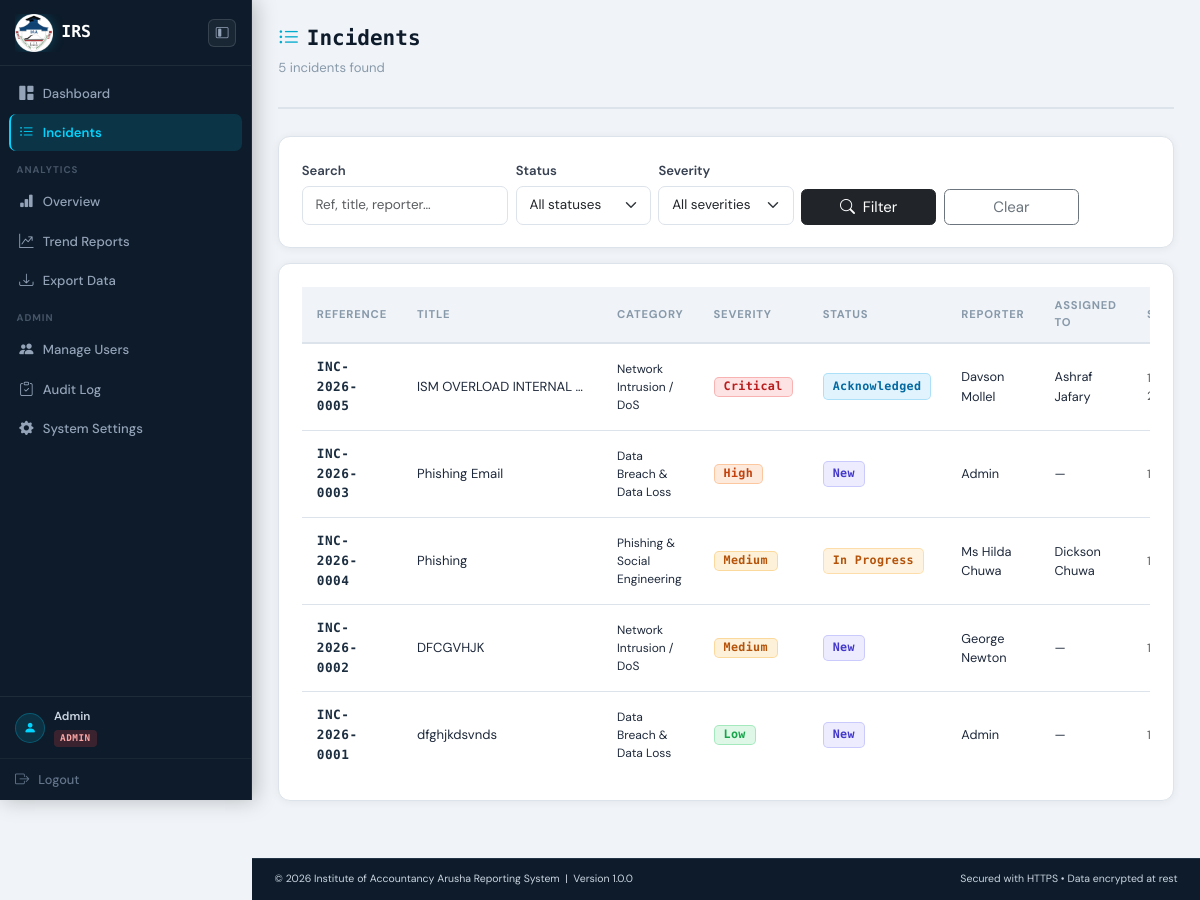
Page /public/incidents/list.php (signed in) on the committed database.
### tables this page shows
CREATE TABLE `incidents` (
  `id` int(10) UNSIGNED NOT NULL,
  `reference` varchar(20) NOT NULL,
  `reporter_id` int(10) UNSIGNED NOT NULL,
  `category_id` int(10) UNSIGNED NOT NULL,
  `severity` enum('Low','Medium','High','Critical') NOT NULL,
  `status` enum('New','Acknowledged','In Progress','Resolved','Closed') NOT NULL DEFAULT 'New',
  `title` varchar(255) NOT NULL,
  `description` text NOT NULL,
  `affected_system` varchar(200) DEFAULT NULL,
  `is_ongoing` tinyint(1) NOT NULL DEFAULT 0,
  `incident_time` datetime NOT NULL,
  `assigned_to` int(10) UNSIGNED DEFAULT NULL,
  `sla_deadline` datetime DEFAULT NULL,
  `resolved_at` datetime DEFAULT NULL,
  `closed_at` datetime DEFAULT NULL,
  `created_at` datetime NOT NULL DEFAULT current_timestamp(),
  `updated_at` datetime NOT NULL DEFAULT current_timestamp() ON UPDATE current_timestamp()
);

CREATE TABLE `categories` (
  `id` int(10) UNSIGNED NOT NULL,
  `name` varchar(100) NOT NULL,
  `description` text DEFAULT NULL,
  `is_active` tinyint(1) NOT NULL DEFAULT 1,
  `created_at` datetime NOT NULL DEFAULT current_timestamp()
);

CREATE TABLE `users` (
  `id` int(10) UNSIGNED NOT NULL,
  `full_name` varchar(150) NOT NULL,
  `email` varchar(200) NOT NULL,
  `password` varchar(255) NOT NULL,
  `role` enum('reporter','officer','admin') NOT NULL DEFAULT 'reporter',
  `department` varchar(150) DEFAULT NULL,
  `phone` varchar(20) DEFAULT NULL,
  `is_active` tinyint(1) NOT NULL DEFAULT 1,
  `created_at` datetime NOT NULL DEFAULT current_timestamp(),
  `updated_at` datetime NOT NULL DEFAULT current_timestamp() ON UPDATE current_timestamp()
);

### includes/functions.php (called while the page is built, shortened)
<?php
function e(?string $str): string
{
    return htmlspecialchars((string)$str, ENT_QUOTES | ENT_SUBSTITUTE, 'UTF-8');
}
function severity_class(string $severity): string
{
    return match ($severity) {
        'Low'      => 'badge-low',
        'Medium'   => 'badge-medium',
        'High'     => 'badge-high',
        'Critical' => 'badge-critical',
        default    => 'badge-low',
    };
}
function status_class(string $status): string
{
    return match ($status) {
        'New'         => 'status-new',
        'Acknowledged'=> 'status-ack',
        'In Progress' => 'status-progress',
        'Resolved'    => 'status-resolved',
        'Closed'      => 'status-closed',
        default       => 'status-new',
    };
}

### public/incidents/list.php (the view, shortened to what this page needs)
<?php
require_once __DIR__ . '/../../includes/functions.php';
$pdo = db();
$search   = trim($_GET['q']   ?? '');
$page     = max(1, (int)($_GET['page'] ?? 1));
$perPage  = 20;
$offset   = ($page - 1) * $perPage;
$where  = ['1=1'];
$params = [];
$whereSQL = implode(' AND ', $where);
$countStmt = $pdo->prepare("
    SELECT COUNT(*) FROM incidents i
    JOIN users u ON u.id = i.reporter_id
    WHERE $whereSQL
");
$countStmt->execute($params);
$total = (int)$countStmt->fetchColumn();
$stmt = $pdo->prepare("
    SELECT i.*, c.name AS category_name, u.full_name AS reporter_name,
           a.full_name AS assigned_name
    FROM incidents i
    JOIN categories c ON c.id = i.category_id
    JOIN users u ON u.id = i.reporter_id
    LEFT JOIN users a ON a.id = i.assigned_to
    WHERE $whereSQL
    ORDER BY
        FIELD(i.severity,'Critical','High','Medium','Low'),
        i.created_at DESC
    LIMIT $perPage OFFSET $offset
");
$stmt->execute($params);
$incidents = $stmt->fetchAll();
include __DIR__ . '/../../includes/header.php';
?>
<div class="page-header">
    <div>
        <h1 class="page-title"><i class="bi bi-list-ul me-2 text-cyan"></i>Incidents</h1>
        <p class="page-subtitle"><?= $total ?> incident<?= $total !== 1 ? 's' : '' ?> found</p>
    </div>
</div>
<div class="cirms-card mb-3">
    <form id="filterForm" method="GET" action="" class="row g-2 align-items-end">
        <div class="col-md-3">
            <label class="form-label">Search</label>
            <input type="text" name="q" class="form-control" placeholder="Ref, title, reporter…"
                   value="<?= e($search) ?>">
        </div>
        <div class="col-md-2">
            <label class="form-label">Status</label>
            <select name="status" class="form-select">
                <option value="">All statuses</option>
            </select>
        </div>
        <div class="col-md-2">
            <label class="form-label">Severity</label>
            <select name="severity" class="form-select">
                <option value="">All severities</option>
            </select>
        </div>
        <div class="col-md-2">
            <button type="submit" class="btn btn-dark w-100">
                <i class="bi bi-search me-1"></i> Filter
            </button>
        </div>
        <div class="col-md-2">
            <a href="<?= APP_URL ?>/public/incidents/list.php" class="btn btn-outline-secondary w-100">
                Clear
            </a>
        </div>
    </form>
</div>
<div class="cirms-card">
    <?php if (empty($incidents)): ?>
    <div class="text-center py-5 text-muted">
        <i class="bi bi-inbox" style="font-size:2rem;"></i>
        <p class="mt-2">No incidents match your filters.</p>
    </div>
    <?php else: ?>
    <div class="table-responsive">
        <table class="cirms-table">
            <thead>
                <tr>
                    <th>Reference</th>
                    <th>Title</th>
                    <th>Category</th>
                    <th>Severity</th>
                    <th>Status</th>
                    <th>Reporter</th>
                    <th>Assigned To</th>
                    <th>Submitted</th>
                </tr>
            </thead>
            <tbody>
            <?php foreach ($incidents as $inc):
            ?>
                <tr>
                    <td><span class="ref-number"><?= e($inc['reference']) ?></span></td>
                    <td style="max-width:200px;">
                        <span class="d-block text-truncate" title="<?= e($inc['title']) ?>">
                            <?= e($inc['title']) ?>
                        </span>
                    </td>
                    <td style="font-size:.8rem;"><?= e($inc['category_name']) ?></td>
                    <td>
                        <span class="badge <?= severity_class($inc['severity']) ?>">
                            <?= e($inc['severity']) ?>
                        </span>
                    </td>
                    <td>
                        <span class="status-badge <?= status_class($inc['status']) ?>">
                            <?= e($inc['status']) ?>
                        </span>
                    </td>
                    <td style="font-size:.85rem;"><?= e($inc['reporter_name']) ?></td>
                    <td style="font-size:.85rem;"><?= e($inc['assigned_name'] ?? '—') ?></td>
                    <td class="text-muted" style="font-size:.8rem;">
                    </td>
                </tr>
            <?php endforeach; ?>
            </tbody>
        </table>
    </div>
    <?php endif; ?>
</div>
<?php include __DIR__ . '/../../includes/footer.php'; ?>

### public/css/cirms.css (style rules this page uses)
:root { --navy: #0d1b2a; --navy-mid: #1b2d3f; --navy-soft: #233447; --cyan: #00d4ff; --cyan-dim: #00aacc; --white: #f8fafc; --muted: #8899aa; --border: #dde3ea; --bg: #f0f4f8; --card-bg: #ffffff; --low: #22c55e; --medium: #f59e0b; --high: #f97316; --critical: #ef4444; --status-new: #6366f1; --status-ack: #0ea5e9; --status-progress: #f59e0b; --status-resolved: #22c55e; --status-closed: #94a3b8; --radius: 8px; --shadow: 0 2px 12px rgba(0,0,0,.08); --shadow-lg: 0 8px 32px rgba(0,0,0,.13); font-size: 15px; }
*, *::before, *::after { box-sizing: border-box; margin: 0; padding: 0; }
body { font-family: 'DM Sans', sans-serif; background: var(--bg); color: #1e293b; min-height: 100vh; display: flex; flex-direction: column; }
.page-header { display: flex; align-items: center; justify-content: space-between; margin-bottom: 1.75rem; padding-bottom: 1rem; border-bottom: 2px solid var(--border); gap: 1rem; }
.page-title { font-family: 'Space Mono', monospace; font-size: 1.4rem; font-weight: 700; color: var(--navy); line-height: 1.2; }
.page-subtitle { font-size: .875rem; color: var(--muted); margin-top: .2rem; line-height: 1.4; }
.cirms-card { background: var(--card-bg); border-radius: 12px; border: 1px solid var(--border); box-shadow: 0 1px 8px rgba(0,0,0,.06); padding: 1.5rem; margin-bottom: 1.25rem; transition: box-shadow .2s; }
.badge-low { background: rgba(34,197,94,.15); color: #16a34a; border: 1px solid rgba(34,197,94,.3); }
.badge-medium { background: rgba(245,158,11,.15); color: #b45309; border: 1px solid rgba(245,158,11,.3); }
.badge-high { background: rgba(249,115,22,.15); color: #c2410c; border: 1px solid rgba(249,115,22,.3); }
.badge-critical { background: rgba(239,68,68,.15); color: #b91c1c; border: 1px solid rgba(239,68,68,.3); }
.status-new { background: rgba(99,102,241,.12); color: #4338ca; border: 1px solid rgba(99,102,241,.25); }
.status-ack { background: rgba(14,165,233,.12); color: #0369a1; border: 1px solid rgba(14,165,233,.25); }
.status-progress { background: rgba(245,158,11,.12); color: #b45309; border: 1px solid rgba(245,158,11,.25); }
.badge, .status-badge { display: inline-flex; align-items: center; gap: .3rem; padding: .22rem .6rem; border-radius: 5px; font-size: .78rem; font-weight: 700; font-family: 'Space Mono', monospace; letter-spacing: .03em; white-space: nowrap; }
.cirms-table { width: 100%; border-collapse: separate; border-spacing: 0; }
.cirms-table th { background: var(--bg); color: var(--muted); font-size: .75rem; font-weight: 700; text-transform: uppercase; letter-spacing: .07em; padding: .7rem 1rem; border-bottom: 2px solid var(--border); }
.cirms-table td { padding: .9rem 1rem; border-bottom: 1px solid var(--border); vertical-align: middle; font-size: .875rem; }
.cirms-table tbody tr { transition: background .12s; }
.cirms-table tbody tr:last-child td { border-bottom: none; }
.form-label { font-weight: 600; font-size: .875rem; color: #374151; margin-bottom: .35rem; }
.form-control, .form-select { border-radius: 7px; border: 1.5px solid var(--border); font-size: .9rem; padding: .55rem .85rem; transition: border-color .15s, box-shadow .15s; }
.ref-number { font-family: 'Space Mono', monospace; font-size: .85rem; color: var(--navy-mid); font-weight: 700; letter-spacing: .04em; }
.text-cyan { color: var(--cyan-dim); }

### includes/header.php (style rules this page uses)
:root { --sb-w: 252px; --sb-w-min: 58px; }

### rows in the picture
incidents: reference "INC-2026-0005", title "ISM OVERLOAD INTERNAL…", category.name "Network Intrusion / DoS", severity "Critical", status "Acknowledged", reporter.full_name "Davson Mollel", assigned_to.full_name "Ashraf Jafary"
incidents: reference "INC-2026-0003", title "Phishing Email", category.name "Data Breach & Data Loss", severity "High", status "New", reporter.full_name "Admin", assigned_name "—"
incidents: reference "INC-2026-0004", title "Phishing", category.name "Phishing & Social Engineering", severity "Medium", status "In Progress", reporter.full_name "Ms Hilda Chuwa", assigned_to.full_name "Dickson Chuwa"
incidents: reference "INC-2026-0002", title "DFCGVHJK", category.name "Network Intrusion / DoS", severity "Medium", status "New", reporter.full_name "George Newton", assigned_name "—"
incidents: reference "INC-2026-0001", title "dfghjkdsvnds", category.name "Data Breach & Data Loss", severity "Low", status "New", reporter.full_name "Admin", assigned_name "—"

### other values in the picture
$user['name'] "Admin"
$role "ADMIN"
$total "5"
APP_FULL_NAME "Institute of Accountancy Arusha Reporting System"
APP_VERSION "1.0.0"
